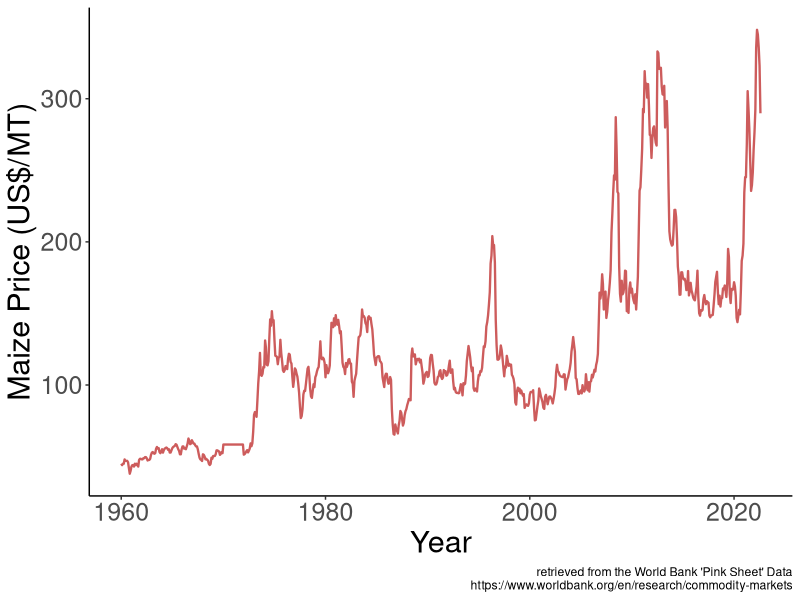

The R script that drew this image:
## ---- chunk 1
knitr::opts_chunk$set(echo = FALSE, fig.width = 11, fig.height = 7)
## ---- chunk 2
library(ggplot2)
library(data.table)
library(cowplot)
library(forecast)
## ---- chunk 3
dt <- fread("Data/CMO-Historical-Data-Monthly.csv")

dt$DATE <- as.Date(dt$DATE,format="%d/%m/%Y")

ggplot(dt,aes(x=DATE,y=MAIZE))+
  geom_line(color="indianred",size=.8)+
  labs(x="Year",y="Maize Price (US$/MT)",caption="retrieved from the World Bank 'Pink Sheet' Data\nhttps://www.worldbank.org/en/research/commodity-markets")+
  theme_classic()+
  theme(axis.title = element_text(size=22),axis.text = element_text(size=18))
